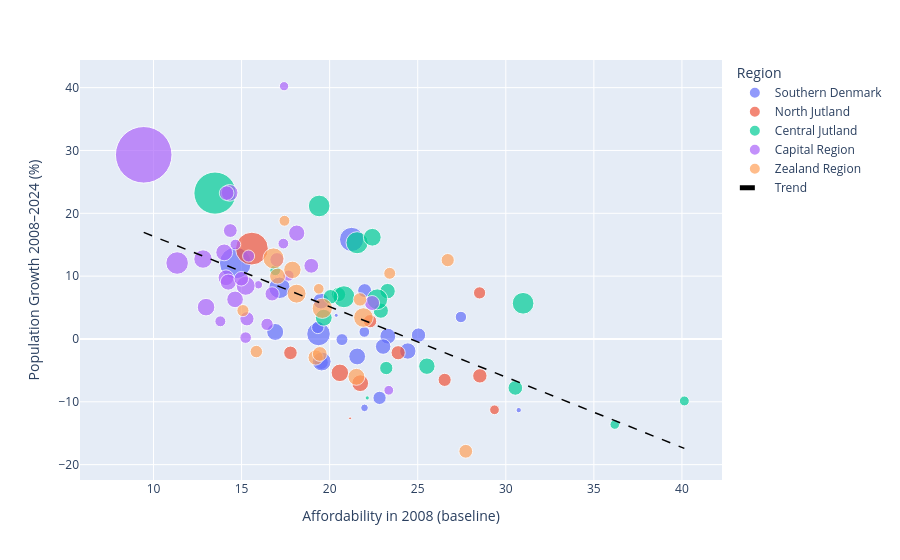

Write notebook code for a chart like this one.
### Markdown cell above
### Fig 6a — Population growth vs 2008 affordability (scatter)

### Code cell
fig = px.scatter(
    df_migration,
    x='aff_2008', y='pop_growth_pct',
    color='Region', size='pop_2024',
    hover_name='Municipality', size_max=40,
    labels={
        'aff_2008': 'Affordability in 2008 (baseline)',
        'pop_growth_pct': 'Population Growth 2008–2024 (%)',
    },
    hover_data={'aff_change': ':.2f', 'pop_2024': ':,.0f'},
)
# Trendline
z = np.polyfit(df_migration['aff_2008'], df_migration['pop_growth_pct'], 1)
x_line = np.linspace(df_migration['aff_2008'].min(), df_migration['aff_2008'].max(), 100)
fig.add_trace(go.Scatter(x=x_line, y=np.poly1d(z)(x_line), mode='lines',
                          name='Trend', line=dict(color='black', dash='dash', width=1.5)))
fig.update_layout(hovermode='closest')
fig.write_html('Figures/population_vs_affordability.html')
fig.show()

### Figure 1 — Plotly figure (JSON) as saved in the notebook; plotly's stock layout.template omitted (floating-point values rounded to 4 significant figures)
{"data": [{"customdata": [[11.44, 58640.0], [18.02, 40590.0], [2.556, 27150.0], [5.899, 115300.0], [10.53, 52290.0], [-1.284, 3334.0], [4.265, 52490.0], [6.9, 55360.0], [1.94, 23920.0], [10.11, 95220.0], [8.367, 12170.0], [6.3, 40270.0], [4.378, 29550.0], [5.205, 32230.0], [4.359, 209700.0], [6.747, 59800.0], [12.4, 74120.0], [9.88, 36570.0], [3.513, 49670.0], [31.32, 42830.0], [5.494, 122000.0], [4.394, 5938.0]], "hovertemplate": "<b>%{hovertext}</b><br><br>Region=Southern Denmark<br>Affordability in 2008 (baseline)=%{x}<br>Population Growth 2008–2024 (%)=%{y}<br>pop_2024=%{customdata[1]:,.0f}<br>aff_change=%{customdata[0]:.2f}<extra></extra>", "hovertext": ["Aabenraa", "Assens", "Billund", "Esbjerg", "Faaborg-Midtfyn", "Fanø", "Fredericia", "Haderslev", "Kerteminde", "Kolding", "Langeland", "Middelfart", "Nordfyns", "Nyborg", "Odense", "Svendborg", "Sønderborg", "Tønder", "Varde", "Vejen", "Vejle", "Ærø"], "legendgroup": "Southern Denmark", "marker": {"color": "#636efa", "size": [58640.0, 40590.0, 27150.0, 115300.0, 52290.0, 3334.0, 52490.0, 55360.0, 23920.0, 95220.0, 12170.0, 40270.0, 29550.0, 32230.0, 209700.0, 59800.0, 74120.0, 36570.0, 49670.0, 42830.0, 122000.0, 5938.0], "sizemode": "area", "sizeref": 414.2, "symbol": "circle"}, "mode": "markers", "name": "Southern Denmark", "orientation": "v", "showlegend": true, "type": "scatter", "x": [21.56, 19.53, 27.45, 19.37, 23.3, 20.37, 19.51, 24.44, 21.97, 17.15, 21.98, 21.99, 20.7, 19.33, 14.65, 16.91, 19.55, 22.83, 23.04, 25.04, 21.25, 30.73], "xaxis": "x", "y": [-2.784, -3.75, 3.498, 0.794, 0.4529, 3.758, 6.03, -1.917, 1.122, 8.138, -10.96, 7.702, -0.09636, 1.843, 12.08, 1.115, -3.584, -9.376, -1.211, 0.619, 15.84, -11.32], "yaxis": "y"}, {"customdata": [[5.823, 223500.0], [9.892, 36600.0], [7.368, 58270.0], [7.46, 63540.0], [6.974, 38160.0], [11.49, 1748.0], [8.582, 41760.0], [16.68, 19640.0], [1.636, 30940.0], [3.98, 42910.0], [8.424, 35920.0]], "hovertemplate": "<b>%{hovertext}</b><br><br>Region=North Jutland<br>Affordability in 2008 (baseline)=%{x}<br>Population Growth 2008–2024 (%)=%{y}<br>pop_2024=%{customdata[1]:,.0f}<br>aff_change=%{customdata[0]:.2f}<extra></extra>", "hovertext": ["Aalborg", "Brønderslev", "Frederikshavn", "Hjørring", "Jammerbugt", "Læsø", "Mariagerfjord", "Morsø", "Rebild", "Thisted", "Vesthimmerlands"], "legendgroup": "North Jutland", "marker": {"color": "#EF553B", "size": [223500.0, 36600.0, 58270.0, 63540.0, 38160.0, 1748.0, 41760.0, 19640.0, 30940.0, 42910.0, 35920.0], "sizemode": "area", "sizeref": 414.2, "symbol": "circle"}, "mode": "markers", "name": "North Jutland", "orientation": "v", "showlegend": true, "type": "scatter", "x": [15.59, 22.3, 21.74, 20.58, 17.78, 21.16, 23.89, 29.36, 28.51, 28.53, 26.53], "xaxis": "x", "y": [14.39, 2.828, -7.039, -5.391, -2.208, -12.63, -2.189, -11.27, 7.334, -5.873, -6.509], "yaxis": "y"}, {"customdata": [[0.2141, 369000.0], [8.737, 49330.0], [7.233, 47800.0], [8.265, 89940.0], [18.38, 59050.0], [4.374, 97480.0], [9.479, 42860.0], [-1.147, 19000.0], [9.24, 36740.0], [5.563, 23950.0], [11.27, 100200.0], [2.83, 56010.0], [-1.765, 3683.0], [3.15, 101100.0], [4.208, 65340.0], [9.011, 44580.0], [1.41, 20450.0], [4.542, 44090.0], [3.603, 97600.0]], "hovertemplate": "<b>%{hovertext}</b><br><br>Region=Central Jutland<br>Affordability in 2008 (baseline)=%{x}<br>Population Growth 2008–2024 (%)=%{y}<br>pop_2024=%{customdata[1]:,.0f}<br>aff_change=%{customdata[0]:.2f}<extra></extra>", "hovertext": ["Aarhus", "Favrskov", "Hedensted", "Herning", "Holstebro", "Horsens", "Ikast-Brande", "Lemvig", "Norddjurs", "Odder", "Randers", "Ringkøbing-Skjern", "Samsø", "Silkeborg", "Skanderborg", "Skive", "Struer", "Syddjurs", "Viborg"], "legendgroup": "Central Jutland", "marker": {"color": "#00cc96", "size": [369000.0, 49330.0, 47800.0, 89940.0, 59050.0, 97480.0, 42860.0, 19000.0, 36740.0, 23950.0, 100200.0, 56010.0, 3683.0, 101100.0, 65340.0, 44580.0, 20450.0, 44090.0, 97600.0], "sizemode": "area", "sizeref": 414.2, "symbol": "circle"}, "mode": "markers", "name": "Central Jutland", "orientation": "v", "showlegend": true, "type": "scatter", "x": [13.49, 23.29, 22.91, 22.71, 19.67, 19.4, 20.5, 36.19, 23.21, 16.91, 20.81, 25.52, 22.13, 21.56, 22.42, 30.54, 40.14, 20.05, 30.98], "xaxis": "x", "y": [23.21, 7.614, 4.5, 6.315, 3.385, 21.17, 7.077, -13.62, -4.626, 10.92, 6.72, -4.33, -9.386, 15.32, 16.19, -7.792, -9.863, 6.712, 5.68], "yaxis": "y"}, {"customdata": [[0.4097, 27700.0], [2.462, 25990.0], [0.2016, 51870.0], [2.243, 19660.0], [0.04672, 39580.0], [1.528, 14500.0], [1.31, 45540.0], [2.777, 42040.0], [-2.363, 105400.0], [2.414, 46720.0], [1.553, 42510.0], [5.609, 75040.0], [0.9543, 70810.0], [0.3232, 23910.0], [-0.2048, 41910.0], [2.276, 31600.0], [4.772, 63940.0], [-1.466, 30120.0], [5.209, 54590.0], [-1.504, 53780.0], [0.1135, 58240.0], [1.531, 24920.0], [-1.142, 23840.0], [0.06035, 662800.0], [0.6991, 58650.0], [7.625, 57300.0], [-1.429, 44530.0], [-1.151, 43940.0], [-0.2711, 17950.0]], "hovertemplate": "<b>%{hovertext}</b><br><br>Region=Capital Region<br>Affordability in 2008 (baseline)=%{x}<br>Population Growth 2008–2024 (%)=%{y}<br>pop_2024=%{customdata[1]:,.0f}<br>aff_change=%{customdata[0]:.2f}<extra></extra>", "hovertext": ["Albertslund", "Allerød", "Ballerup", "Bornholms Regionskommune", "Brøndby", "Dragør", "Egedal", "Fredensborg", "Frederiksberg", "Frederikssund", "Furesø", "Gentofte", "Gladsaxe", "Glostrup", "Gribskov", "Halsnæs", "Helsingør", "Herlev", "Hillerød", "Hvidovre", "Høje-Taastrup", "Hørsholm", "Ishøj", "Københavns", "Lyngby-Taarbæk", "Rudersdal", "Rødovre", "Tårnby", "Vallensbæk"], "legendgroup": "Capital Region", "marker": {"color": "#ab63fa", "size": [27700.0, 25990.0, 51870.0, 19660.0, 39580.0, 14500.0, 45540.0, 42040.0, 105400.0, 46720.0, 42510.0, 75040.0, 70810.0, 23910.0, 41910.0, 31600.0, 63940.0, 30120.0, 54590.0, 53780.0, 58240.0, 24920.0, 23840.0, 662800.0, 58650.0, 57300.0, 44530.0, 43940.0, 17950.0], "sizemode": "area", "sizeref": 414.2, "symbol": "circle"}, "mode": "markers", "name": "Capital Region", "orientation": "v", "showlegend": true, "type": "scatter", "x": [15.23, 17.66, 14.12, 23.36, 14.36, 15.96, 18.96, 16.73, 11.34, 22.41, 17.01, 15.23, 12.81, 14.65, 15.3, 16.45, 12.98, 15.4, 18.13, 14.25, 14.32, 13.8, 17.37, 9.445, 14.01, 14.63, 14.15, 14.99, 17.41], "xaxis": "x", "y": [0.2161, 10.09, 9.74, -8.163, 17.26, 8.625, 11.65, 7.176, 12.09, 5.72, 12.61, 8.466, 12.72, 15.04, 3.209, 2.329, 5.064, 13.19, 16.85, 9.05, 23.25, 2.806, 15.18, 29.31, 13.78, 6.301, 23.22, 9.579, 40.23], "yaxis": "y"}, {"customdata": [[5.937, 37690.0], [0.6984, 52570.0], [7.225, 59580.0], [7.041, 74220.0], [8.566, 48300.0], [3.472, 62980.0], [6.557, 29440.0], [8.343, 39480.0], [3.737, 84800.0], [3.35, 32500.0], [6.325, 36320.0], [5.249, 91230.0], [12.24, 80140.0], [0.7788, 24620.0], [6.411, 30570.0], [5.997, 23640.0], [10.85, 45520.0]], "hovertemplate": "<b>%{hovertext}</b><br><br>Region=Zealand Region<br>Affordability in 2008 (baseline)=%{x}<br>Population Growth 2008–2024 (%)=%{y}<br>pop_2024=%{customdata[1]:,.0f}<br>aff_change=%{customdata[0]:.2f}<extra></extra>", "hovertext": ["Faxe", "Greve", "Guldborgsund", "Holbæk", "Kalundborg", "Køge", "Lejre", "Lolland", "Næstved", "Odsherred", "Ringsted", "Roskilde", "Slagelse", "Solrød", "Sorø", "Stevns", "Vordingborg"], "legendgroup": "Zealand Region", "marker": {"color": "#FFA15A", "size": [37690.0, 52570.0, 59580.0, 74220.0, 48300.0, 62980.0, 29440.0, 39480.0, 84800.0, 32500.0, 36320.0, 91230.0, 80140.0, 24620.0, 30570.0, 23640.0, 45520.0], "sizemode": "area", "sizeref": 414.2, "symbol": "circle"}, "mode": "markers", "name": "Zealand Region", "orientation": "v", "showlegend": true, "type": "scatter", "x": [21.72, 17.04, 21.52, 18.12, 19.21, 17.88, 23.41, 27.73, 19.58, 15.84, 26.7, 16.81, 21.92, 17.44, 15.08, 19.38, 19.44], "xaxis": "x", "y": [6.294, 10.01, -6.023, 7.212, -2.949, 10.99, 10.45, -17.87, 4.879, -2.005, 12.55, 12.83, 3.408, 18.81, 4.514, 7.981, -2.384], "yaxis": "y"}, {"line": {"color": "black", "dash": "dash", "width": 1.5}, "mode": "lines", "name": "Trend", "type": "scatter", "x": [9.445, 9.755, 10.07, 10.38, 10.69, 11.0, 11.31, 11.62, 11.93, 12.24, 12.55, 12.86, 13.17, 13.48, 13.79, 14.1, 14.41, 14.72, 15.03, 15.34, 15.65, 15.96, 16.27, 16.58, 16.89, 17.2, 17.51, 17.82, 18.13, 18.44, 18.75, 19.06, 19.37, 19.68, 19.99, 20.3, 20.61, 20.92, 21.23, 21.54, 21.85, 22.16, 22.47, 22.78, 23.09, 23.4, 23.71, 24.02, 24.33, 24.64, 24.95, 25.26, 25.57, 25.88, 26.19, 26.5, 26.81, 27.12, 27.43, 27.74, 28.05, 28.36, 28.67, 28.98, 29.29, 29.6, 29.91, 30.22, 30.53, 30.84, 31.15, 31.46, 31.77, 32.08, 32.39, 32.7, 33.01, 33.32, 33.63, 33.94, 34.25, 34.56, 34.87, 35.18, 35.49, 35.8, 36.11, 36.42, 36.73, 37.04, 37.35, 37.66, 37.97, 38.28, 38.59, 38.9, 39.21, 39.52, 39.83, 40.14], "y": [16.96, 16.61, 16.27, 15.92, 15.57, 15.22, 14.88, 14.53, 14.18, 13.84, 13.49, 13.14, 12.79, 12.45, 12.1, 11.75, 11.41, 11.06, 10.71, 10.36, 10.02, 9.67, 9.322, 8.975, 8.628, 8.281, 7.934, 7.586, 7.239, 6.892, 6.545, 6.198, 5.85, 5.503, 5.156, 4.809, 4.461, 4.114, 3.767, 3.42, 3.073, 2.725, 2.378, 2.031, 1.684, 1.337, 0.9894, 0.6422, 0.295, -0.05218, -0.3994, -0.7466, -1.094, -1.441, -1.788, -2.135, -2.483, -2.83, -3.177, -3.524, -3.871, -4.219, -4.566, -4.913, -5.26, -5.607, -5.955, -6.302, -6.649, -6.996, -7.343, -7.691, -8.038, -8.385, -8.732, -9.08, -9.427, -9.774, -10.12, -10.47, -10.82, -11.16, -11.51, -11.86, -12.2, -12.55, -12.9, -13.25, -13.59, -13.94, -14.29, -14.63, -14.98, -15.33, -15.68, -16.02, -16.37, -16.72, -17.07, -17.41]}], "layout": {"hovermode": "closest", "legend": {"itemsizing": "constant", "title": {"text": "Region"}, "tracegroupgap": 0}, "margin": {"t": 60}, "xaxis": {"anchor": "y", "domain": [0, 1], "title": {"text": "Affordability in 2008 (baseline)"}}, "yaxis": {"anchor": "x", "domain": [0, 1], "title": {"text": "Population Growth 2008–2024 (%)"}}}}
